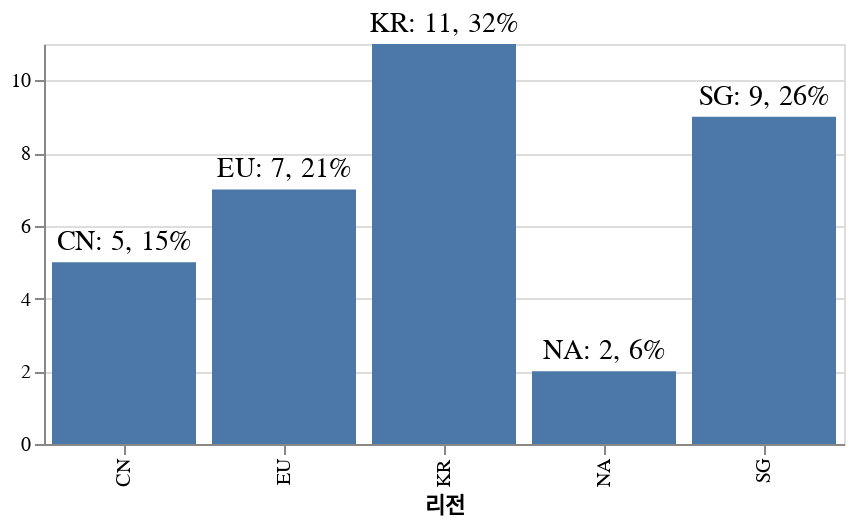

Notebook source saved alongside this figure:
### Markdown cell above
### 시계열 :: BarChart

### Code cell
source=pTable
chart = get_barChart(source)
chart

### Figure 1 — Vega-Lite specification as saved in the notebook (floating-point values rounded to 4 significant figures)
{"config": {"view": {"continuousWidth": 400, "continuousHeight": 300}}, "layer": [{"mark": "bar", "encoding": {"x": {"field": "리전", "type": "nominal"}, "y": {"field": "합계", "title": "", "type": "quantitative"}}}, {"mark": {"type": "text", "color": "black", "dy": -10, "size": 14}, "encoding": {"text": {"field": "label", "type": "nominal"}, "x": {"field": "리전", "type": "nominal"}, "y": {"field": "합계", "title": "", "type": "quantitative"}}, "transform": [{"calculate": "(((((datum.리전 + ': ') + datum.합계) + ', ') + datum.비중) + '%')", "as": "label"}]}], "data": {"name": "data-befa55458f2df93d09b0fdc20281a4d0"}, "height": 200, "width": 400, "$schema": "https://vega.github.io/schema/vega-lite/v4.17.0.json", "datasets": {"data-befa55458f2df93d09b0fdc20281a4d0": [{"리전": "KR", "합계": 11, "비중": 32.0}, {"리전": "SG", "합계": 9, "비중": 26.0}, {"리전": "EU", "합계": 7, "비중": 21.0}, {"리전": "CN", "합계": 5, "비중": 15.0}, {"리전": "NA", "합계": 2, "비중": 6.0}]}}
